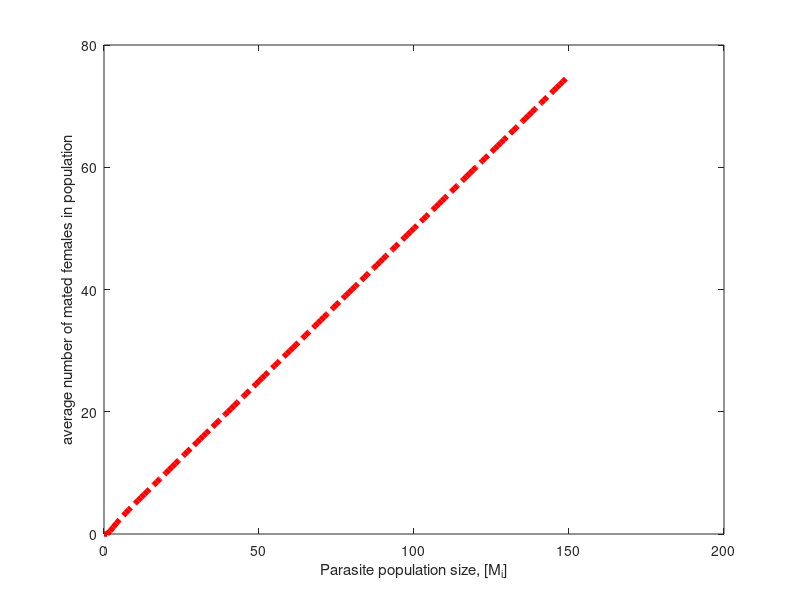

MATLAB code for this plot:
%% ccode to calculate the expected number of mated parasites in a host with 
%M parasites in it for M going from 0 to 150 in increments of and plot the
%results

%set parasite vector
M = 0:150;
[~,n]=size(M);
%set mated female recording vector
F = zeros(size(M));
%loop over length of parasite vector
for i=1:n
   %if more than zero parasites in host 
   if M(i) > 0
       % initialise F1
       F1= 0;
       % for number of females from 1 to M-1 (need at least on efemale and
       % 1 male)
       for j=1:M(i)-1
           % add number of ways that number of females could be made from
           % that number of paparasites (M choose j), multiplied by the
           % number of females j
           F1=F1 + j*factorial(M(i))/(factorial(j)*factorial(M(i)-j));
       end
       % multiply by probability of number f females to get expected number
       % of females who will be mated - assumes as long as theres one male
       % all females will mate.
      F1= 2^(-M(i))*F1; 
       
   else
       %if no parasites - no females
       F1 = 0;
   end
    %record expected number of mated females
   F(i)=F1; 
       
end
Y = [M;F];
%plot expected number of females against total number of parasites
figure;
plot(M,F,'-.r','LineWidth', 4)
xlabel('Parasite population size, [M_i]')
ylabel('average number of mated females in population')